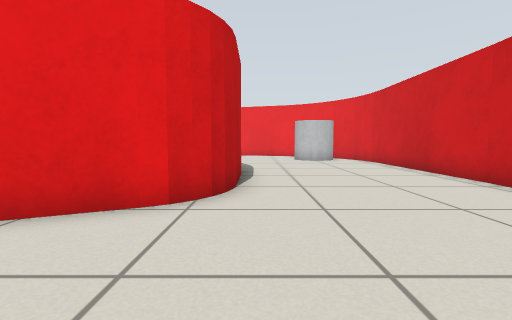
View 1 (above)

24 first-person views from a walk through a robot-simulator world made for Gazebo. The camera is 0.5 m above the floor, tilts 4° down and sees 85° across. Floor lines are 1 m apart. The floor is counted in squares, 0.5 m on a side. Each view is taken from the middle of a square. On the plan, view 1 faces up. The plan holds only what a view shows up to about 11 squares ahead; the rest is blank. The place goes on beyond the plan.

View 2
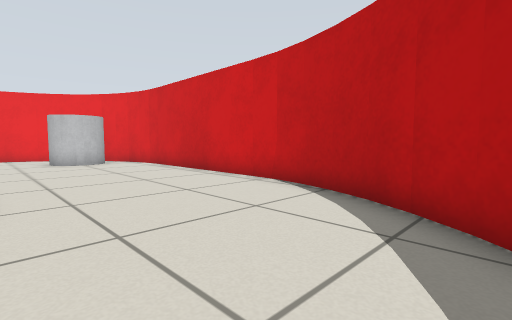

View 3
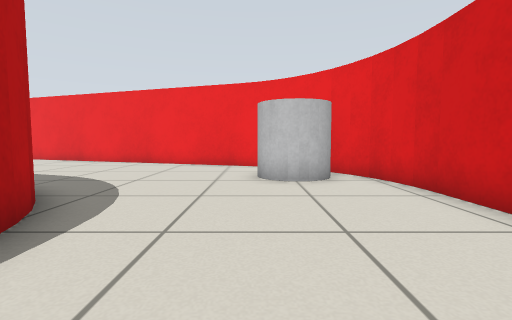

View 4
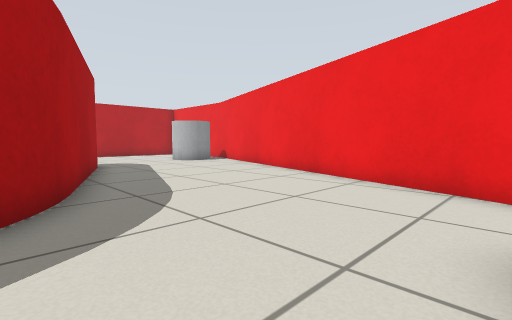

View 5
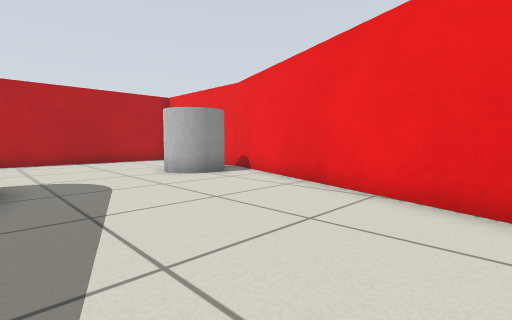

View 6
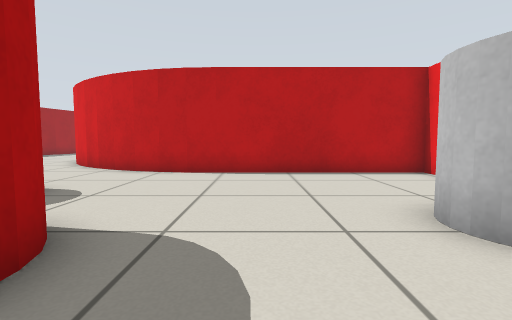

View 7
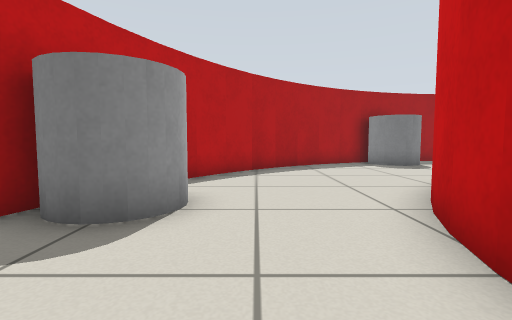

View 8
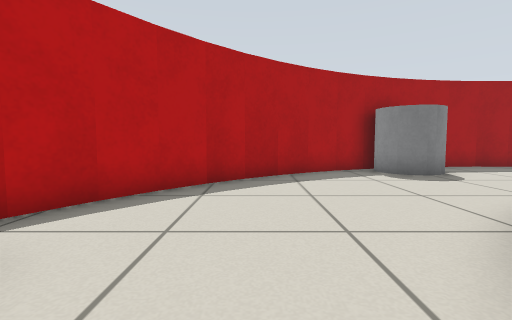

View 9
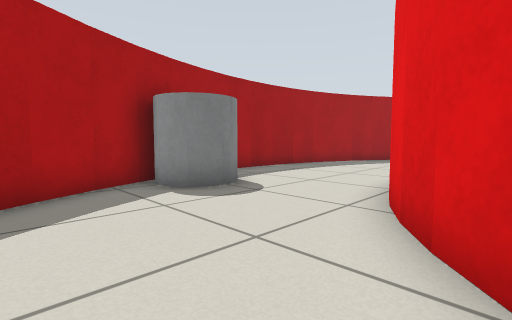

View 10
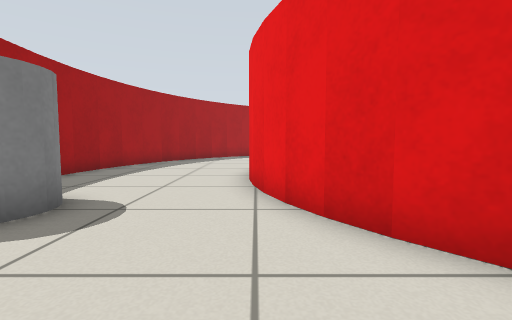

View 11
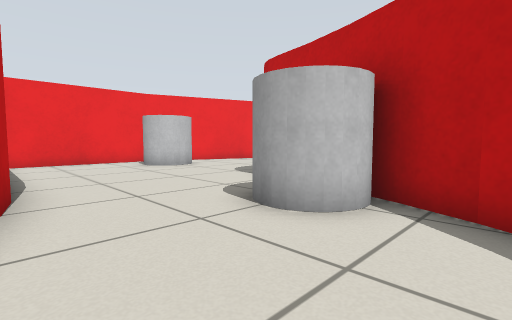

View 12
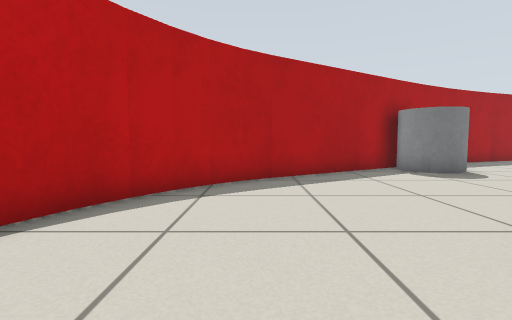

View 13
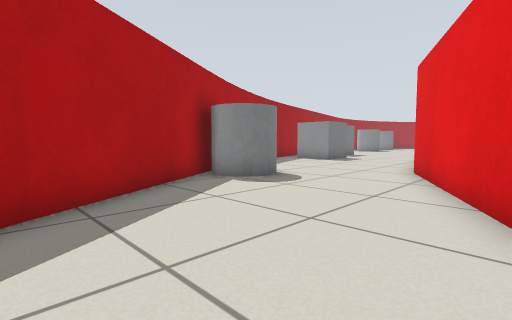

View 14
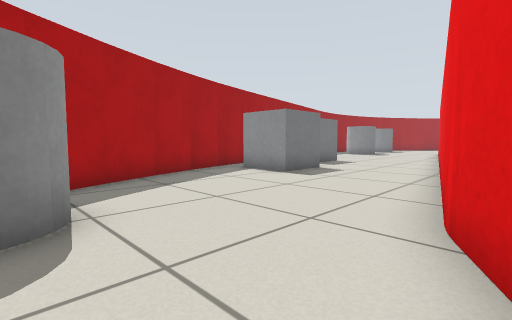

View 15
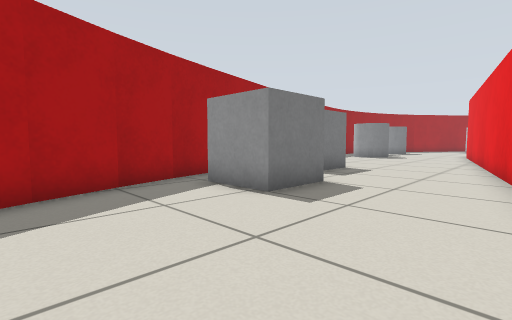

View 16
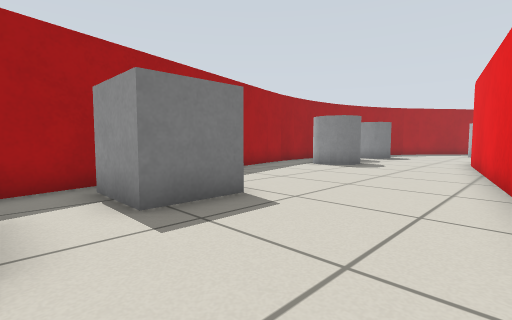

View 17
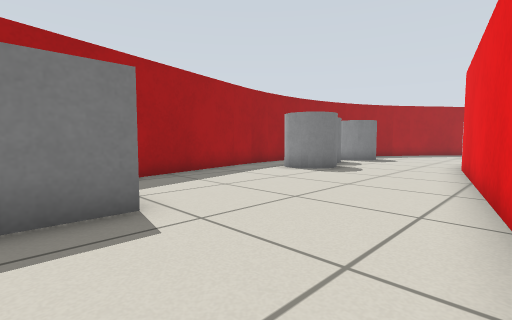

View 18
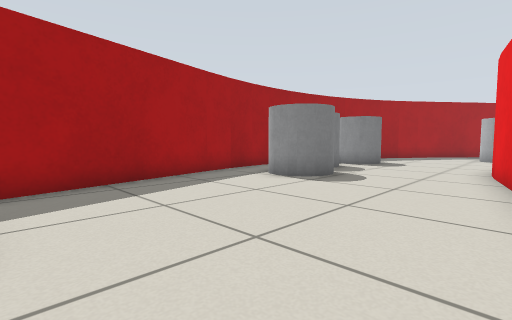

View 19
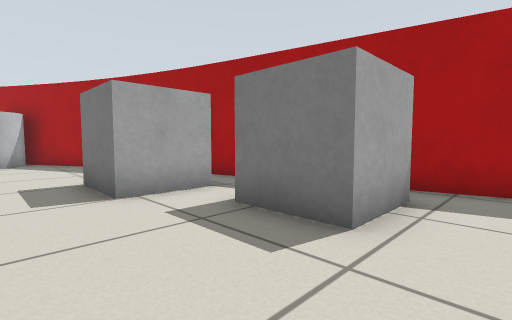

View 20
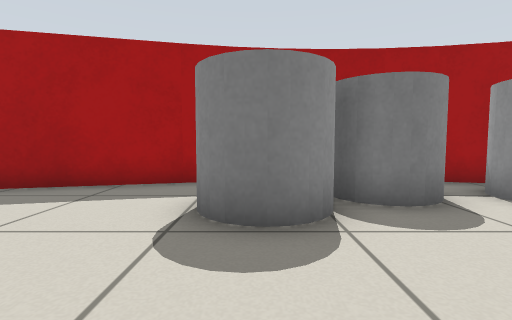

View 21
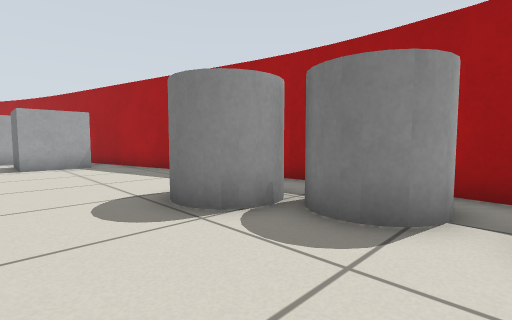

View 22
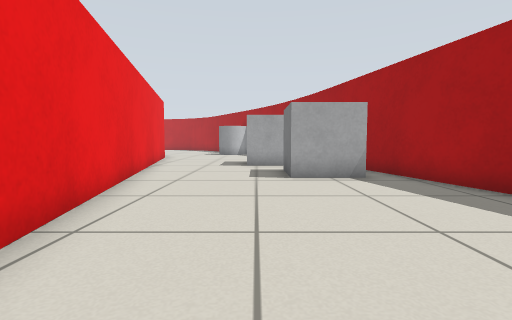

View 23
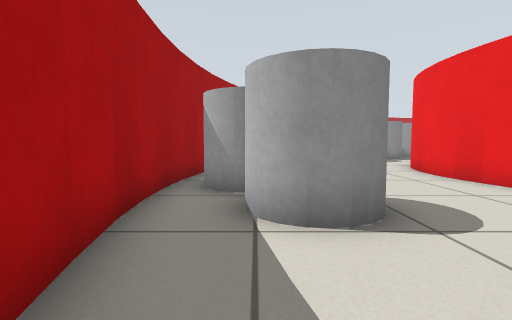

View 24
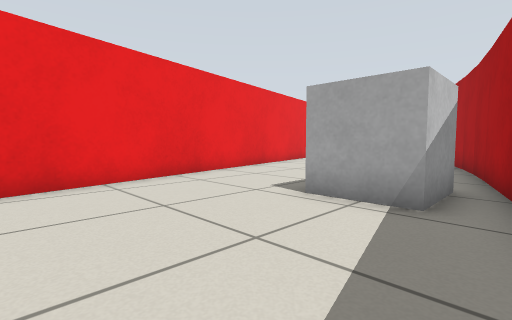

### Floor plan
Points are (right, up) in squares from view 1. A wall is a line through its corners. A room is listed if a view was taken in it or the views show most of it. See-through windows are left out.
Room 1 (views 1, 2, 3, 4, 5, 6, 7, 8, 9, 10, 11, 12, 13, 14, 15, 16, 17, 18, 19, 20, 21, 22, 23, 24)
walls: (-14, 7.4) (-12.2, 10.5); (-12.3, 10.5) (-11.9, 11.6); (-15.7, 5.6) (-14.1, 7.5); (-17.9, 11.4) (-18.5, 10.6); (-18.4, 10.7) (-19.1, 10) (-19.8, 9.4) (-20.6, 8.9) (-21.5, 8.4); (-17.4, 12.3) (-18, 11.3); (-16.7, 5) (-15.6, 5.8); (-17.1, 13.1) (-17.5, 12.2); (-16.8, 14) (-17.1, 13); (-16.6, 15) (-16.8, 13.9); (-10.8, 14.8) (-10.4, 15.1); (-10.6, 15) (-10.1, 15.2); (-21.4, 8.5) (-22.3, 8.1); (-9.3, 15.1) (-3.2, 12.9); (-19.7, 3.2) (-16.5, 5); (-22.2, 8.2) (-23.2, 7.9); (-23.3, 7.9) (-24.2, 7.8); (-7.6, 1.3) (-27.3, -2.9); (-22, 2.6) (-19.6, 3.4); (-23.2, 2.5) (-22, 2.7); (-3.3, 12.9) (-2.5, 12.4); (-2.7, 12.5) (-2.2, 12.1); (-1.6, 11.6) (-1.1, 10.8); (-1.2, 10.9) (-0.9, 10.3) (-0.7, 9.8); (-14.4, 22.2) (-16.6, 22.2) (-16.6, 14.8); (-1.6, 4.1) (-7.5, 1.4); (-0.4, 8.2) (-0.4, 6.1) (-0.5, 5.5) (-0.9, 4.7) (-1.4, 4.2); (-0.4, 5.8) (-0.6, 5.1) (-1.2, 4.4) (-1.7, 4.1); (-26.7, 2.5) (-23.1, 2.4); (-28.1, 2.9) (-26.7, 2.6); (-9.1, -6.2) (-6, -5); (-6, -5.1) (2.3, 0.1) (3, 0.7); (-27.2, -2.8) (-28.1, -2.8); (-27.9, -2.9) (-28.6, -2.8); (2.2, 17.7) (-11.2, 22.2) (-11.6, 22.2); (2.8, 17.3) (2, 17.7); (2.9, 0.6) (3.7, 1.5); (3.4, 16.8) (2.7, 17.4); (3.6, 1.3) (4.2, 2.3); (3.9, 16.4) (3.3, 17); (4.2, 2.2) (4.7, 3); (4.6, 2.9) (5, 3.9); (4.4, 15.8) (3.8, 16.4); (5.2, 4.7) (5.4, 5.8); (5, 3.7) (5.3, 4.8); (4.8, 15.1) (4.3, 15.9); (5.5, 5.6) (5.5, 13.1); (5.4, 13) (5.3, 13.8); (5.1, 14.4) (4.7, 15.2); (5.3, 13.7) (5, 14.6); (-23.5, -9.8) (-9, -6.4); (-25.9, -10) (-23.4, -9.8); (-28.6, -9.7) (-25.8, -10)
objects: grey cylinder (-28, -8) to (-28, -7); grey cylinder (-27, -9) to (-25, -7); grey cylinder (-25, -8) to (-23, -6); grey cylinder (-22, 4) to (-20, 5); grey box (-17, -7) to (-15, -5); grey cylinder (-14, 11) to (-12, 13); grey box (-13, -6) to (-11, -4); grey cylinder (-12, 19) to (-10, 21); grey cylinder (-5, -3) to (-3, -1); grey cylinder (2, 14) to (4, 15)

Positions as (right, up) in squares from view 1, and headings:
1: (0, 0), facing up
2: (0, 1), facing up-right
3: (2, 7), facing up
4: (2, 12), facing up-left
5: (-3, 15), facing up-left
6: (-8, 17), facing left
7: (-15, 16), facing down
8: (-16, 13), facing down
9: (-17, 10), facing down-left
10: (-17, 8), facing left
11: (-17, 9), facing up-right
12: (2, 7), facing down
13: (2, 4), facing down-left
14: (-4, 2), facing down-left
15: (-7, 0), facing down-left
16: (-13, -1), facing down-left
17: (-15, -1), facing down-left
18: (-17, -2), facing down-left
19: (-18, -2), facing down-right
20: (-24, -3), facing down
21: (-28, -4), facing down-right
22: (-24, -4), facing right
23: (-20, -8), facing left
24: (-21, -8), facing up-right
